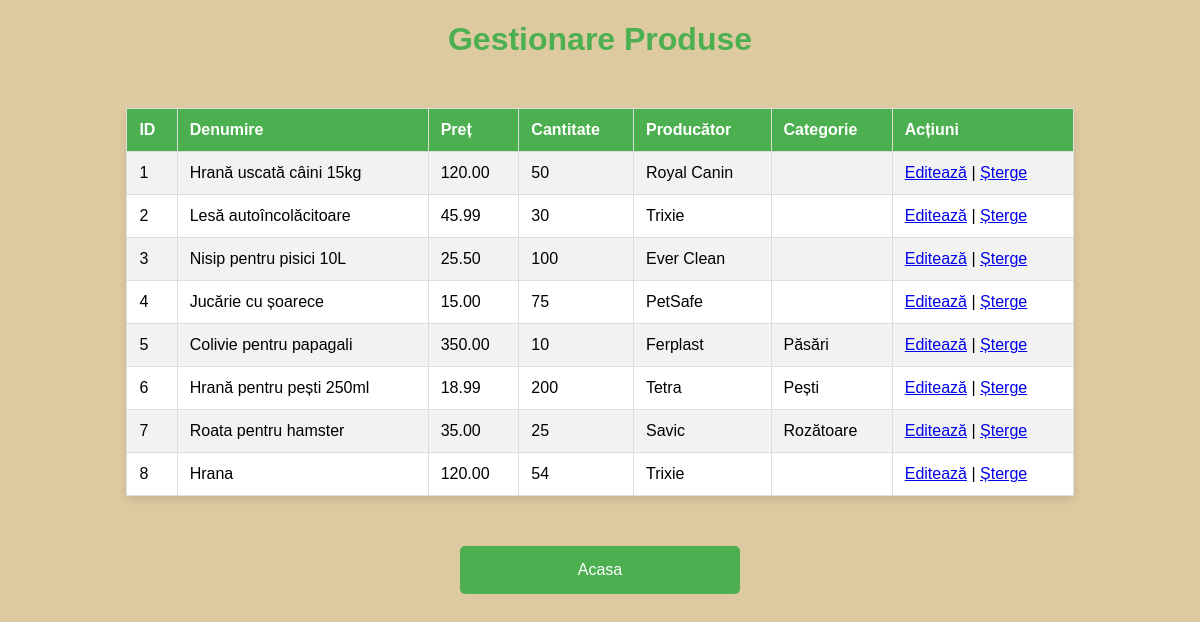
/produse.php, run on the app's committed database.
### tables this page shows
CREATE TABLE `produse` (
  `ID_produs` int(11) NOT NULL,
  `Denumirea_produsului` varchar(200) NOT NULL,
  `Pret` decimal(10,2) NOT NULL CHECK (`Pret` >= 0),
  `Cantitate` int(11) NOT NULL CHECK (`Cantitate` >= 0),
  `Producator` varchar(100) NOT NULL,
  `ID_categorie` int(11) DEFAULT NULL,
  `created_at` timestamp NOT NULL DEFAULT current_timestamp()
);

CREATE TABLE `categorii` (
  `ID_categorie` int(11) NOT NULL,
  `Denumirea_categoriei` varchar(100) NOT NULL,
  `Descriere` text DEFAULT NULL,
  `created_at` timestamp NOT NULL DEFAULT current_timestamp()
);

### produse.php (the view, shortened to what this page needs)
<?php
include('config.php');
$sql = "SELECT produse.*, categorii.Denumirea_categoriei FROM produse LEFT JOIN categorii ON produse.ID_categorie = categorii.ID_categorie";
$result = $conn->query($sql);
?>
<!DOCTYPE html>
<html lang="ro">
<head>
    <link rel="stylesheet" href="css.css">
</head>
<body>
<h1>Gestionare Produse</h1>
<table border="1">
    <tr>
        <th>ID</th>
        <th>Denumire</th>
        <th>Preț</th>
        <th>Cantitate</th>
        <th>Producător</th>
        <th>Categorie</th>
        <th>Acțiuni</th>
    </tr>
<?php
if ($result->num_rows > 0) {
    while ($row = $result->fetch_assoc()) {
        echo "<tr>
                <td>" . $row['ID_produs'] . "</td>
                <td>" . $row['Denumirea_produsului'] . "</td>
                <td>" . $row['Pret'] . "</td>
                <td>" . $row['Cantitate'] . "</td>
                <td>" . $row['Producator'] . "</td>
                <td>" . $row['Denumirea_categoriei'] . "</td>
                <td>
                    <a  href='edit_produs.php?id=" . $row['ID_produs'] . "'>Editează</a> |
                    <a  href='delete_produs.php?id=" . $row['ID_produs'] . "' onclick='return confirmDelete()'>Șterge</a>
                </td>
              </tr>";
    }
} else {
    echo "<tr><td colspan='7'>Nu există produse înregistrate.</td></tr>";
}
?>
</table>
<a class="asd" href="index.php">Acasa</a>
</body>
</html>

### css.css (style rules this page uses)
body { font-family: Arial; text-align: center; background-color: rgb(221, 202, 160); }
a.asd { display: block; margin: 15px; padding: 15px; width: 250px; background-color: #4CAF50; color: white; text-decoration: none; border-radius: 5px; margin-left: auto; margin-right: auto; }
h1 { color: #4CAF50; }
table { width: 80%; margin: 50px auto; border-collapse: collapse; background-color: #ffffff; box-shadow: 0 4px 8px rgba(0, 0, 0, 0.1); }
th, td { padding: 12px; text-align: left; border: 1px solid #ddd; }
th { background-color: #4CAF50; color: white; }
tr:nth-child(even) { background-color: #f2f2f2; }

### data on the page
produse: ID_produs "1", Denumirea_produsului "Hrană uscată câini 15kg", Pret "120.00", Cantitate "50", Producator "Royal Canin"
produse: ID_produs "2", Denumirea_produsului "Lesă autoîncolăcitoare", Pret "45.99", Cantitate "30", Producator "Trixie"
produse: ID_produs "3", Denumirea_produsului "Nisip pentru pisici 10L", Pret "25.50", Cantitate "100", Producator "Ever Clean"
produse: ID_produs "4", Denumirea_produsului "Jucărie cu șoarece", Pret "15.00", Cantitate "75", Producator "PetSafe"
produse: ID_produs "5", Denumirea_produsului "Colivie pentru papagali", Pret "350.00", Cantitate "10", Producator "Ferplast", ID_categorie.Denumirea_categoriei "Păsări"
produse: ID_produs "6", Denumirea_produsului "Hrană pentru pești 250ml", Pret "18.99", Cantitate "200", Producator "Tetra", ID_categorie.Denumirea_categoriei "Pești"
produse: ID_produs "7", Denumirea_produsului "Roata pentru hamster", Pret "35.00", Cantitate "25", Producator "Savic", ID_categorie.Denumirea_categoriei "Rozătoare"
produse: ID_produs "8", Denumirea_produsului "Hrana", Pret "120.00", Cantitate "54", Producator "Trixie"
